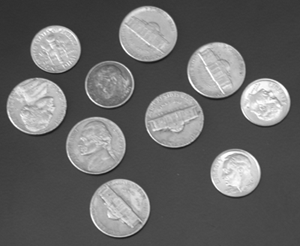
#> input picture images/coins.png, 300 x 246 px
$ jupyter execute lpf_activity.ipynb
#> lines starting #> are read from the running program, lines starting #| are printed output that depends on the picture
Seleccione una imagen cualquiera en escala de grises y luego desarrolle un script en Python que permita leer dicha imagen y aplicarle una de las técnicas de filtrado estudiadas en clase (LPF). El script deberá calcular y mostrar el histograma de la imagen tanto antes como después de aplicar el filtrado.

[cell 1]
import matplotlib.pyplot as plt
import cv2
import numpy as np

# img = cv2.imread('./images/0009.tif', cv2.IMREAD_GRAYSCALE)
# img = cv2.imread('./images/leaf_1.JPG', cv2.IMREAD_GRAYSCALE)
# img = cv2.imread('./images/test_pattern_blurring_orig.tif', cv2.IMREAD_GRAYSCALE)
img = cv2.imread('./images/coins.png', cv2.IMREAD_GRAYSCALE)
#> img is the input picture: shape (246, 300); min 23, max 255, mean 103


# Get histogram
hist = cv2.calcHist([img], [0], None, [256], [0, 256])
#> hist = 256 values, max 4264 at index 73, min 0 at index 0, mean 288.3

# Apply a low pass filter (Gaussian blur) (low effect)
kernel_size_l = 21
sigma_l = 5
w_2_b = cv2.getGaussianKernel(kernel_size_l, sigma_l) * cv2.getGaussianKernel(kernel_size_l, sigma_l).T
filtered =  cv2.filter2D(img, -1, w_2_b, borderType=cv2.BORDER_REPLICATE)
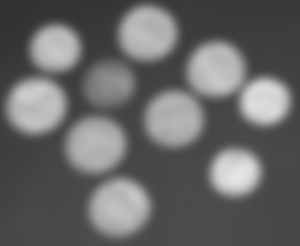
#> filtered: shape (246, 300); min 49, max 229, mean 103


# Apply a high pass filter (Gaussian blur) (high effect)
kernel_size = 91
sigma = 20
k_high = cv2.getGaussianKernel(kernel_size, sigma) * cv2.getGaussianKernel(kernel_size, sigma).T
filtered_high = cv2.filter2D(img, -1, k_high, borderType=cv2.BORDER_REPLICATE)
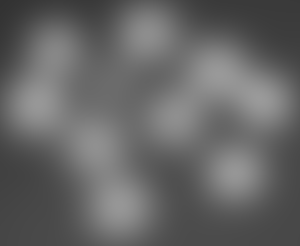
#> filtered_high: shape (246, 300); min 50, max 154, mean 101.8


# Get histogram of filtered image
hist_filtered = cv2.calcHist([filtered], [0], None, [256], [0, 256])
#> hist_filtered = 256 values, max 5004 at index 72, min 0 at index 0, mean 288.3

# Get histogram of filtered image (high pass)
hist_filtered_high = cv2.calcHist([filtered_high], [0], None, [256], [0, 256])
#> hist_filtered_high = 256 values, max 1761 at index 72, min 0 at index 0, mean 288.3


plt.figure(figsize=(10, 5))
plt.subplot(2, 3, 1)
plt.plot(hist, color='black')
plt.xlim([0, 256])
plt.title('Original image')
plt.xlabel('Pixel Value')
plt.ylabel('Frequency')

plt.subplot(2, 3, 2)
plt.plot(hist_filtered, color='black')
plt.xlim([0, 256])
plt.title('Blurred Image (soft)')
plt.text(120, hist_filtered.max() - 150, 'sigma = %d' % sigma_l, fontsize=10, color='black')
plt.text(120, hist_filtered.max() - 700, 'kernel size = %d' % kernel_size_l, fontsize=10, color='black')
plt.xlabel('Pixel Value')
plt.ylabel('Frequency')

plt.subplot(2, 3, 3)
plt.plot(hist_filtered_high, color='black')
plt.xlim([0, 256])
plt.title('Blurred Image (hard)')
plt.text(120, hist_filtered_high.max() - 50, 'sigma = %d' % sigma, fontsize=10, color='black')
plt.text(120, hist_filtered_high.max() - 250, 'kernel size = %d' % kernel_size, fontsize=10, color='black')
plt.xlabel('Pixel Value')
plt.ylabel('Frequency')


# Show images
plt.subplot(2, 3, 4)
plt.imshow(img, cmap='gray')
plt.axis('off')
plt.subplot(2, 3, 5)
plt.imshow(filtered, cmap='gray')
plt.axis('off')

plt.subplot(2, 3, 6)
plt.imshow(filtered_high, cmap='gray')
plt.axis('off')
plt.tight_layout()
plt.show()
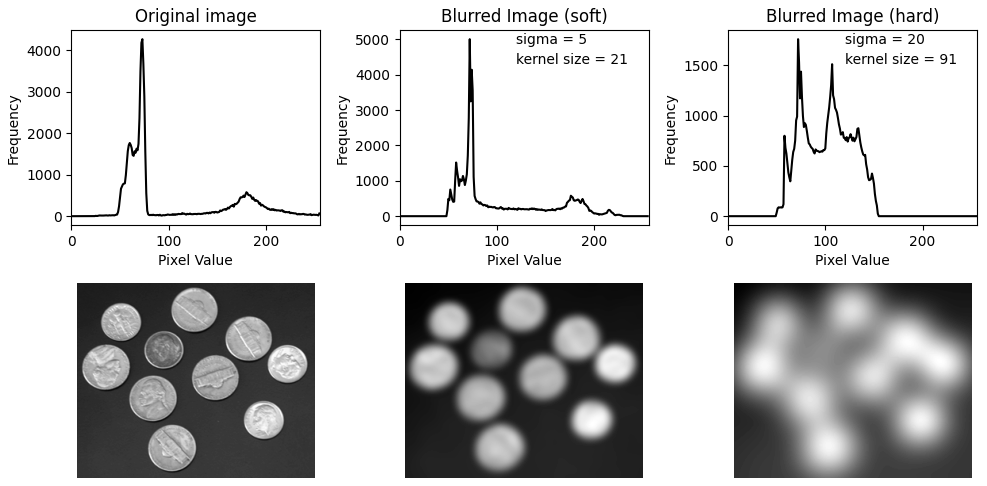
#> figure drawn by matplotlib, 6 panels; panel 1: curve peaks at x = 73, y = 4264; panel 2: curve peaks at x = 72, y = 5004; panel 3: curve peaks at x = 72, y = 1761


# Bode plot of the filter
plt.figure(figsize=(10, 5))
plt.subplot(1, 2, 1)
plt.imshow(w_2_b, cmap='gray')
plt.title('Low Pass Filter (soft)')
plt.axis('off')
plt.subplot(1, 2, 2)
plt.imshow(k_high, cmap='gray')
plt.title('Low pass Filter (hard)')
plt.axis('off')
plt.tight_layout()
plt.show()
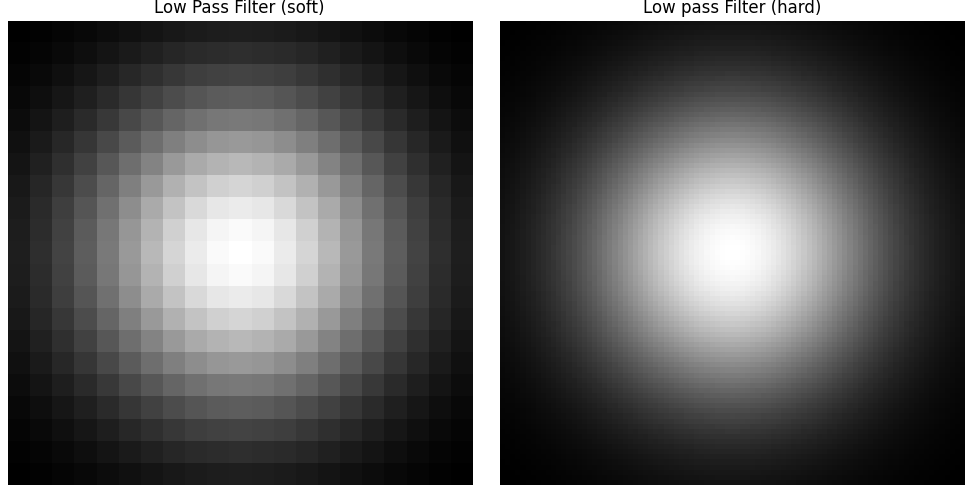
#> figure drawn by matplotlib, 2 panels

$ run again, with images/0009.tif saved as images/coins.png
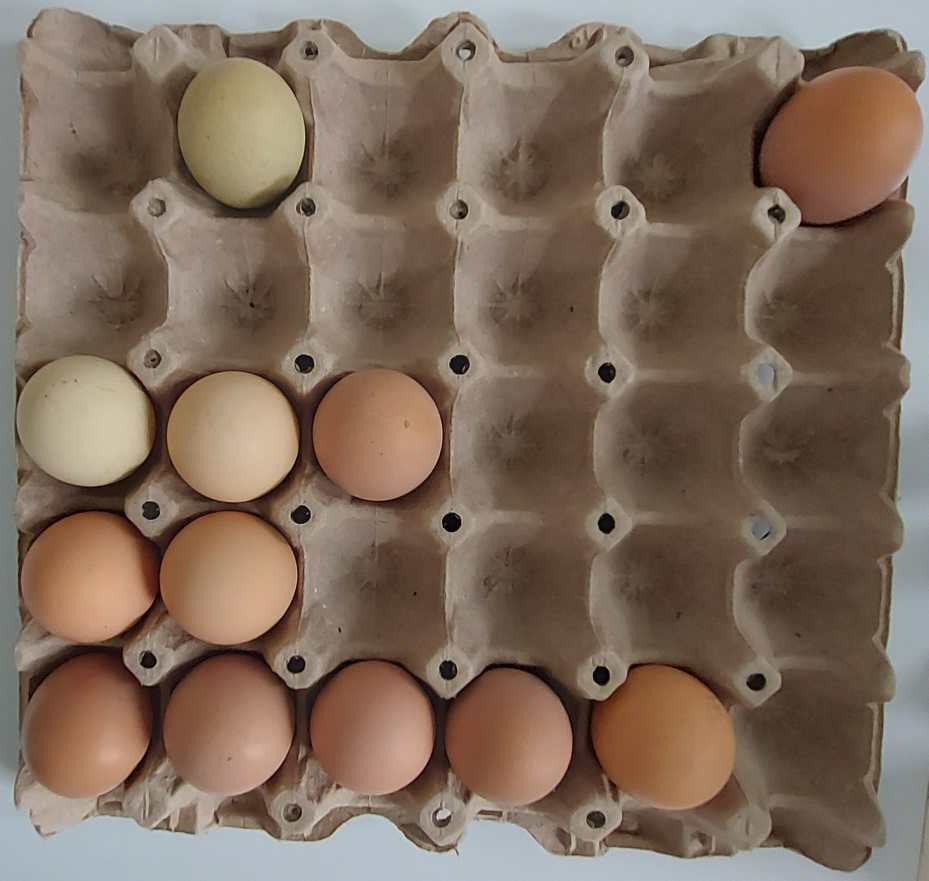
#> input picture images/0009.tif, 1857 x 1761 px (shown at 1/2 size)
#> `img = cv2.imread('./images/coins.png', cv2.IMREAD_GRAYSCALE)`:
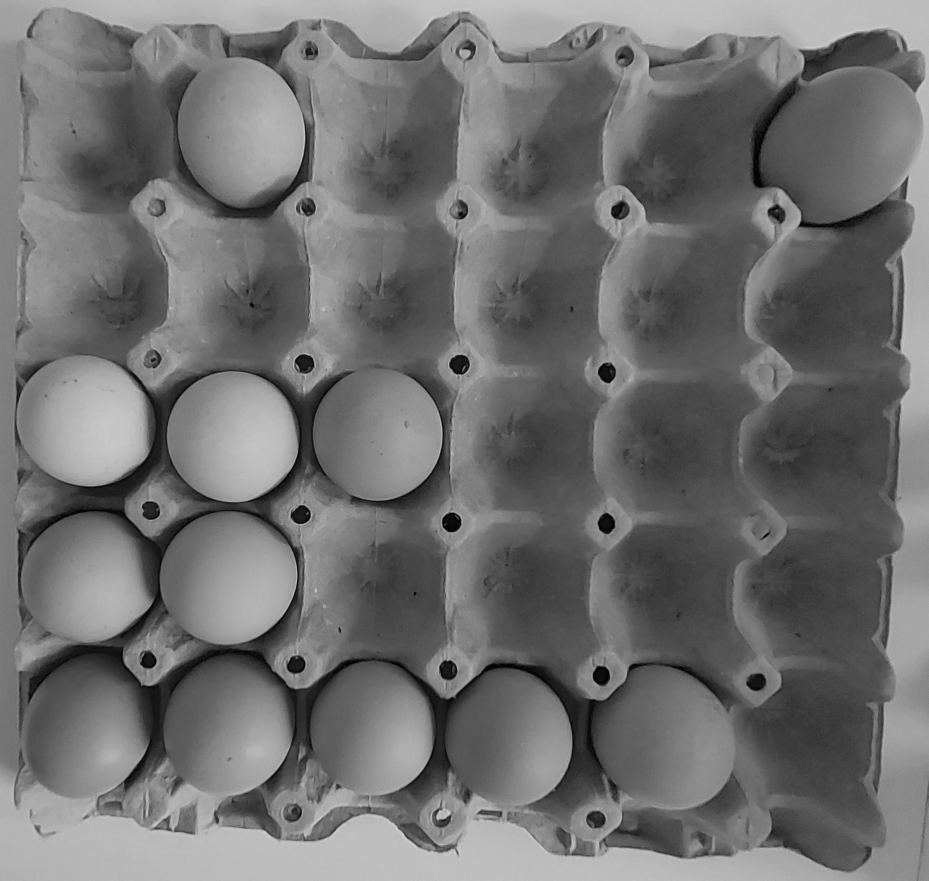
#> img: shape (1761, 1857) (shown at 1/2 size); min 0, max 217, mean 111.6
#> hist = 256 values, max 41482 at index 73, min 0 at index 218, mean 12774.1
#> `filtered_high = cv2.filter2D(img, -1, k_high, borderType=cv2.BORDER_RE..`:
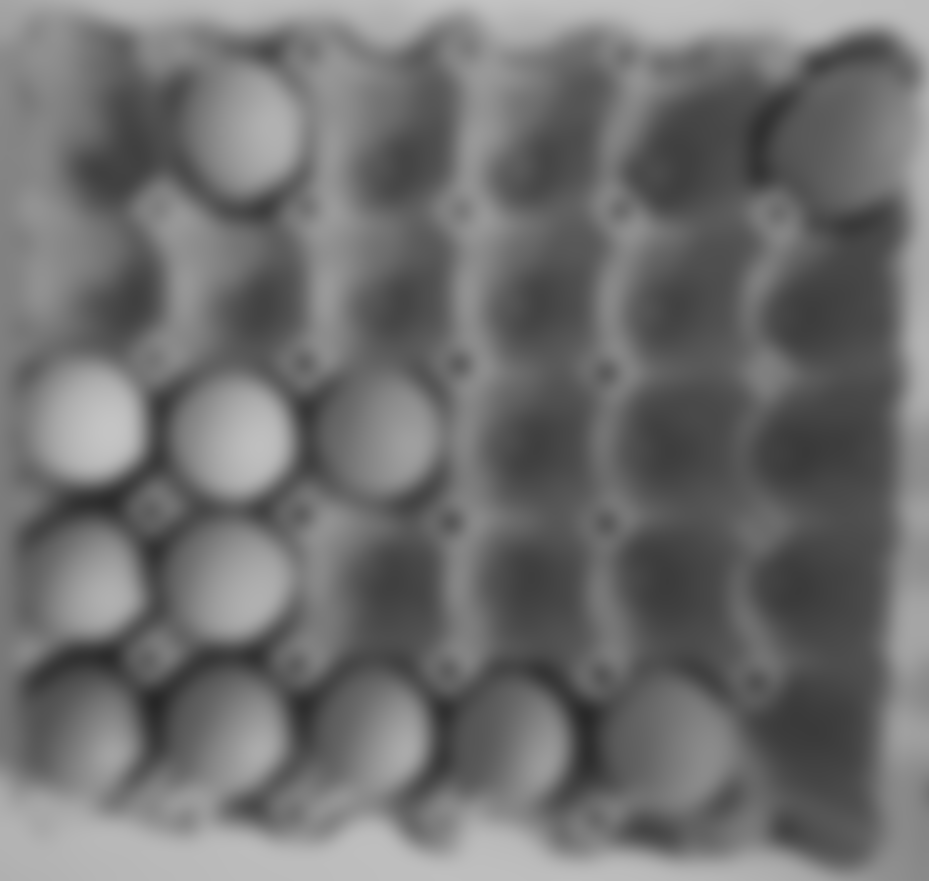
#> filtered_high: shape (1761, 1857) (shown at 1/2 size); min 39, max 196, mean 111.6
#> hist_filtered = 256 values, max 42931 at index 73, min 0 at index 0, mean 12774.1
#> hist_filtered_high = 256 values, max 41195 at index 77, min 0 at index 0, mean 12774.1
